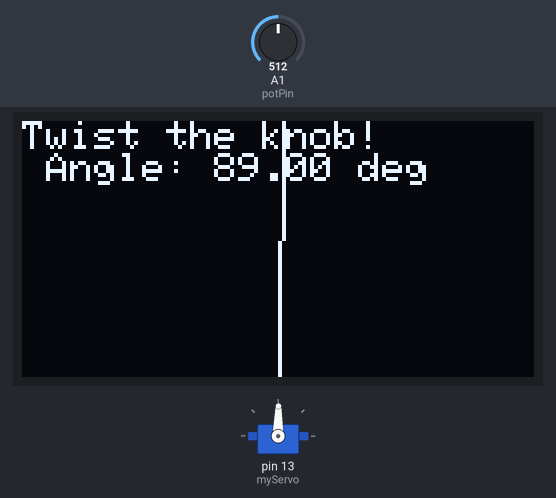
Bench run of a sketch on a simulated Arduino Uno, built with avr-gcc and run on an emulated ATmega328P. Parts: servo, 128×64 one-colour display. Inputs (shaded band) come from the test bench; at power-on: A1 (potPin) = 512.

Above: at 3.2 s.
3.3 s: A1 (potPin) set to 529
At 3.9 s:
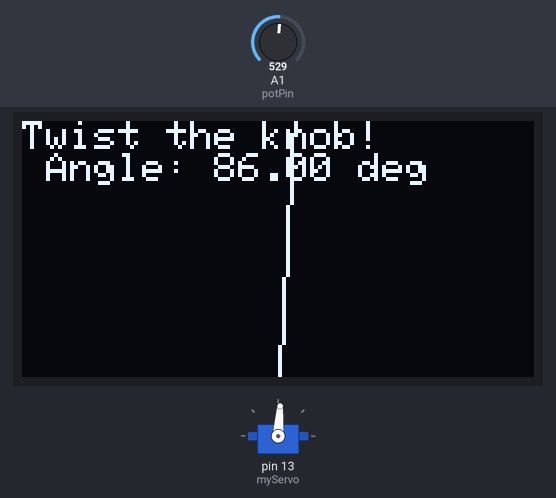
4.8 s: A1 (potPin) set to 716
At 6.0 s:
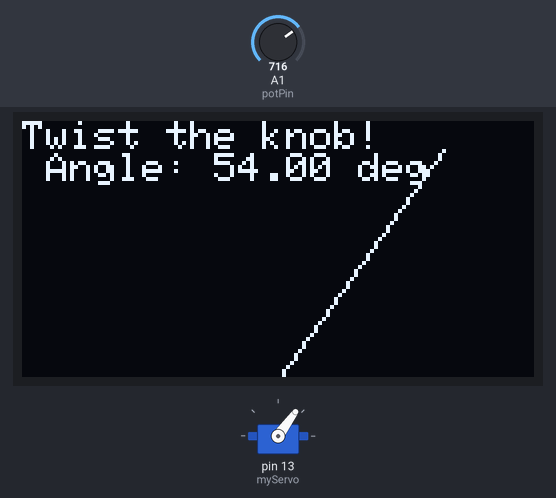
6.3 s: A1 (potPin) set to 702
At 6.6 s:
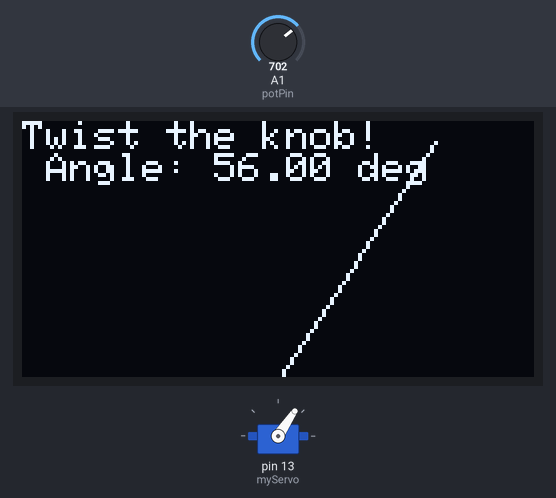
7.8 s: A1 (potPin) set to 306
At 8.3 s:
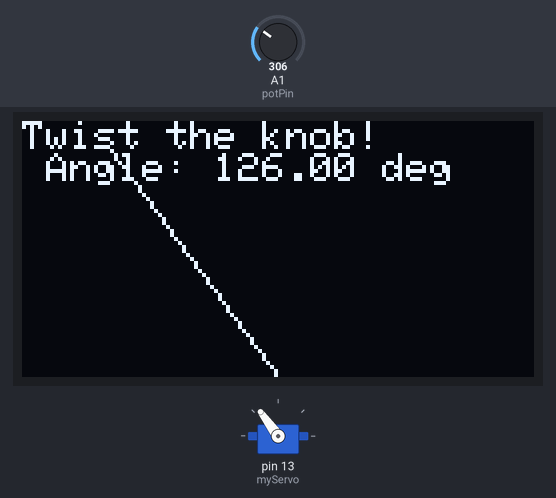
9.3 s: A1 (potPin) set to 122
At 10.1 s:
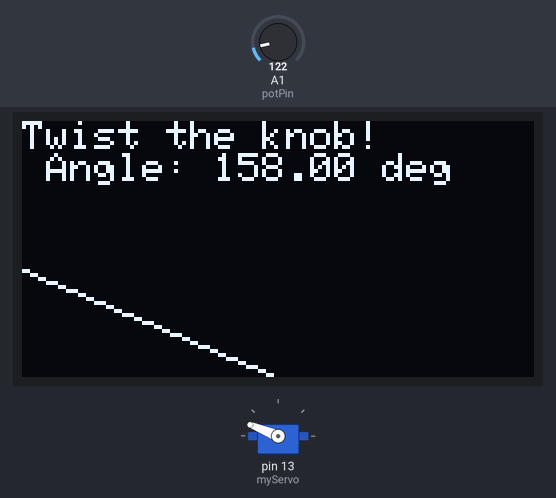
10.8 s: A1 (potPin) set to 0
At 11.3 s:
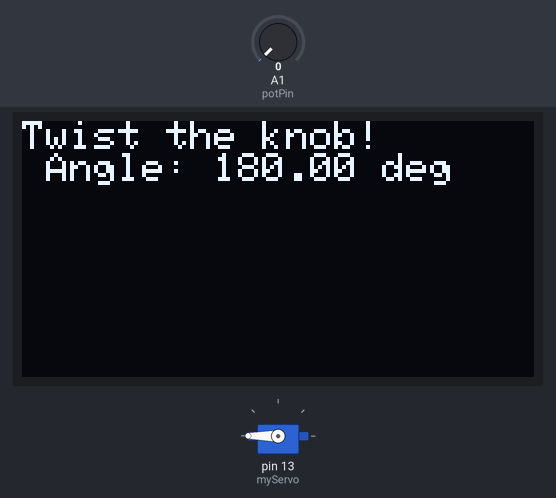
Timing chart, 0 to 15.6 s (numbered marks = the images above; inputs shaded):
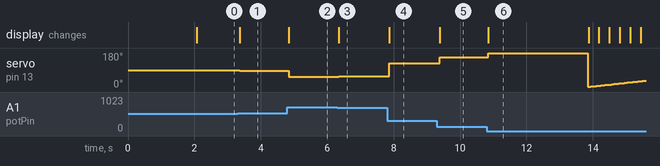

Measured:
- the behaviour switches between 517 and 518 on A1 (potPin) (found by bisection; images 0 and 1)
- after the input at 3.3 s, servo on pin 13 (myServo): 89° → 86° after 0.07 s; the display: changes after 0.07 s (image 1)
- after the input at 4.8 s, servo on pin 13 (myServo): 86° → 54° at once; the display: changes at once (image 2)
- after the input at 6.3 s, servo on pin 13 (myServo): 54° → 56° after 0.05 s; the display: changes after 0.05 s (image 3)
- after the input at 7.8 s, servo on pin 13 (myServo): 56° → 126° after 0.07 s; the display: changes after 0.07 s (image 4)
- after the input at 9.3 s, servo on pin 13 (myServo): 126° → 158° after 0.08 s; the display: changes after 0.08 s (image 5)

The sketch:

movingservo.ino
```cpp
#include <Wire.h>
#include <Adafruit_GFX.h>
#include <Adafruit_SSD1306.h>
#include <Servo.h>

#define SCREEN_WIDTH 128 // OLED display width, in pixels
#define SCREEN_HEIGHT 64 // OLED display height, in pixels

// Declaration for an SSD1306 display connected to I2C (SDA, SCL pins)
Adafruit_SSD1306 display(SCREEN_WIDTH, SCREEN_HEIGHT, &Wire, -1);

int potPin = A1;
int potVal;
float theta;
Servo myServo;

int lastPotVal = 0;       // To store the last potentiometer value
unsigned long lastMoveTime = 0; // To track the last time the servo was moved
bool isAutoMode = true;   // Flag to check if in auto mode
int autoAngle = 0;        // Angle for auto rotation

void setup() {
  Serial.begin(115200);
  pinMode(potPin, INPUT);
  myServo.attach(13);

  if(!display.begin(SSD1306_SWITCHCAPVCC, 0x3C)) { // Address 0x3C for 128x64
    Serial.println(F("SSD1306 allocation failed"));
    for(;;);
  }
  delay(2000);
  display.clearDisplay();
}

void loop() {
  potVal = analogRead(potPin);
  theta = (180.0 / 1023.0) * (1023 - potVal);
  theta = (int)theta;

  // Check if potentiometer has moved significantly
  if (abs(potVal - lastPotVal) > 5) {
    isAutoMode = false;
    lastMoveTime = millis();  // Reset the timer
  } else if (millis() - lastMoveTime > 3000) { // 3 seconds of inactivity
    isAutoMode = true;
  }

  if (isAutoMode) {
    // Automatic rotation mode
    autoAngle = (autoAngle + 1) % 181; // Increment angle from 0 to 180
    myServo.write(autoAngle);
    theta = autoAngle; // Update theta to match auto angle
  } else {
    // Manual control mode
    myServo.write(theta);
  }

  // Update display
  display.clearDisplay();
  display.setTextSize(1);
  display.setTextColor(SSD1306_WHITE);
  display.setCursor(0, 0);
  display.print("Twist the knob!");
  display.print("       Angle: ");
  display.print(theta);
  display.println(" deg");

  // Calculate end point of the line based on theta
  int x = 64 + 70 * cos(radians(theta));
  int y = 64 - 70 * sin(radians(theta));

  // Draw line from origin to calculated endpoint (x, y)
  display.drawLine(64, 64, x, y, WHITE);
  display.display();

  lastPotVal = potVal;
  delay(20);
}
```
